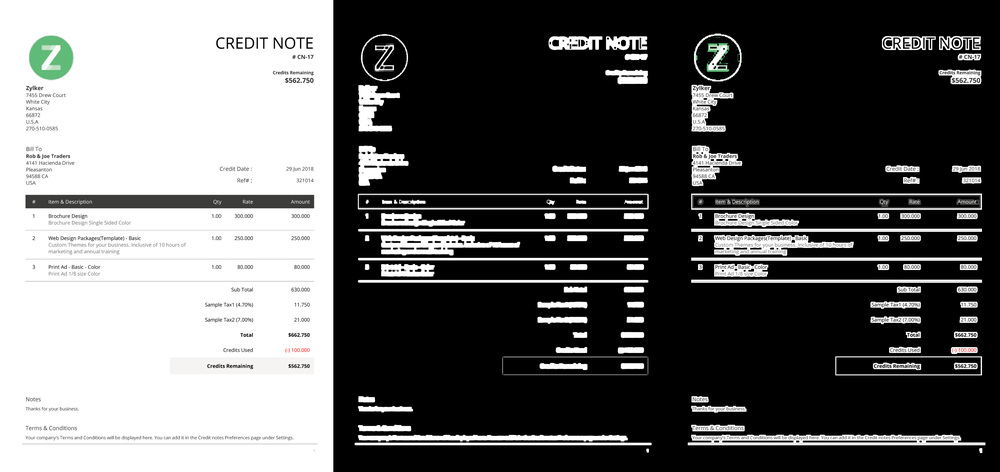
#> input picture img.png, 1000 x 472 px, shrunk from 3219 x 1519 before the run
$ python -i segTask.py   (imports and definitions only)
#> lines starting #> are read from the running program, lines starting #| are printed output that depends on the picture
#> further down, picture is the input picture: shape (472, 1000, 3); mean B, G, R 99.5, 99.8, 99.5
import numpy as np
import cv2
from collections import deque

def getMask(img, fSize = 7):
#> called with fSize = 7
	filter2D_n = -1*np.ones((fSize,fSize))
	filter2D_n[fSize//2][fSize//2] = fSize*fSize-1
	morphKernel = np.ones((3,3), np.uint8)
	morphKernel_Hor = np.array([[1,1,1]])

	MaskImg = cv2.filter2D(cv2.cvtColor(img, cv2.COLOR_BGR2GRAY), -1, filter2D_n)
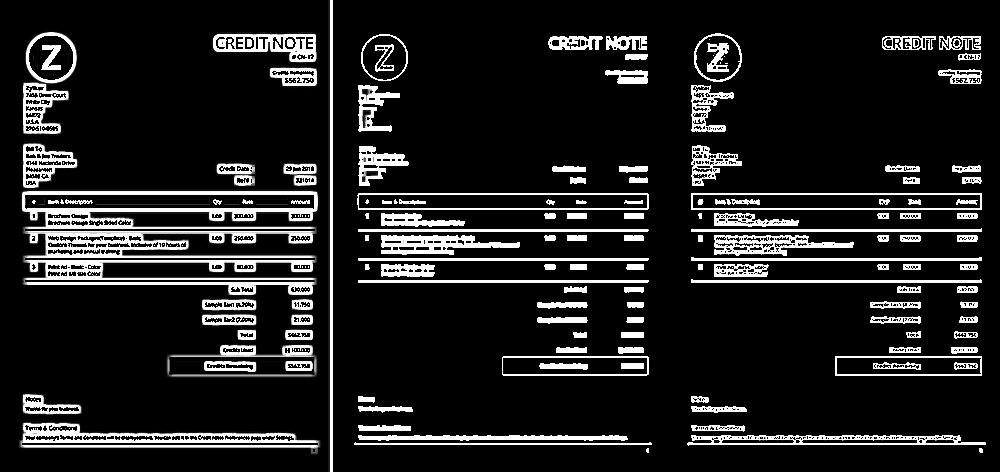
#> MaskImg: shape (472, 1000); min 0, max 255, mean 32.1
	MaskImg[MaskImg!=0] == 1
	# MaskImg = cv2.morphologyEx(MaskImg, cv2.MORPH_CLOSE, morphKernel, iterations=1)
	MaskImg = cv2.morphologyEx(MaskImg, cv2.MORPH_CLOSE, morphKernel_Hor, iterations=2)
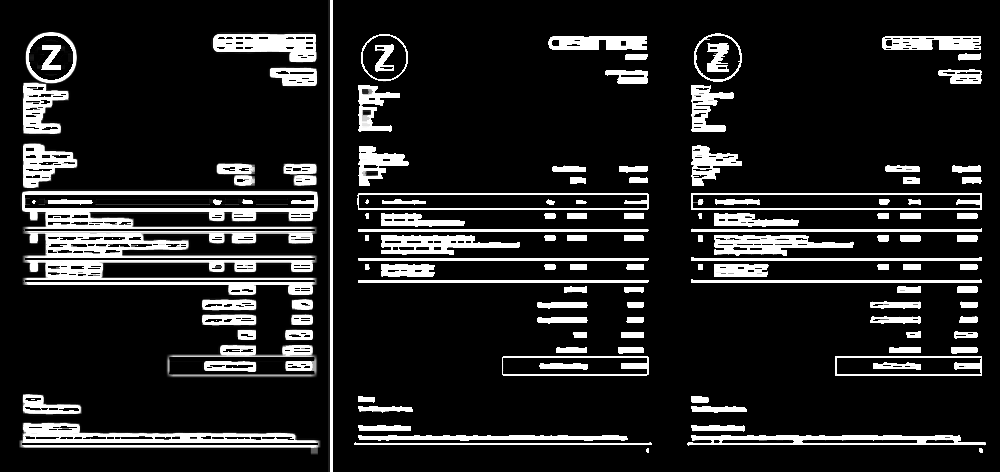
#> MaskImg: shape (472, 1000); min 0, max 255, mean 35.5
	MaskImg = cv2.dilate(MaskImg, morphKernel_Hor, iterations=3)
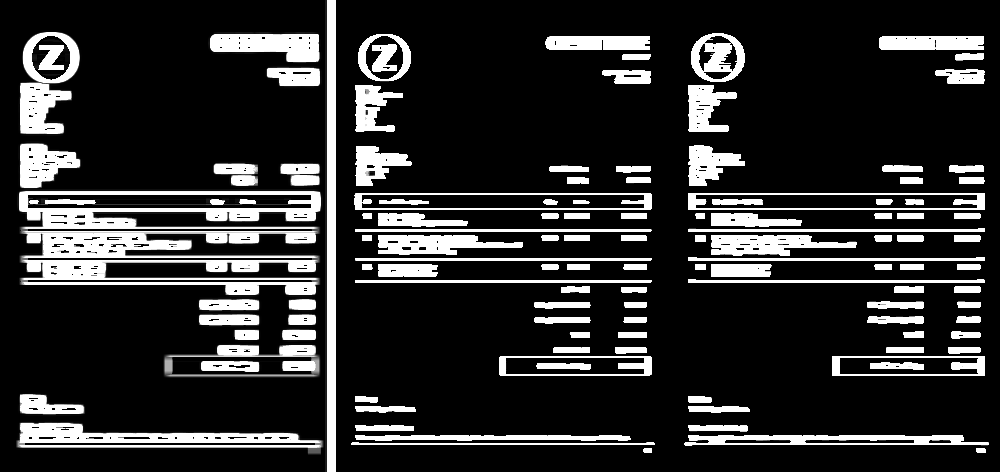
#> MaskImg: shape (472, 1000); min 0, max 255, mean 45.8
	return MaskImg

# [57 lines left out: functions getSegments, getSegmentPositions, getRectSegments, not called in this run]


>>> import cv2
>>> picture = cv2.imread('img.png')
>>> result = getMask(picture)

$ run again, on seg.png
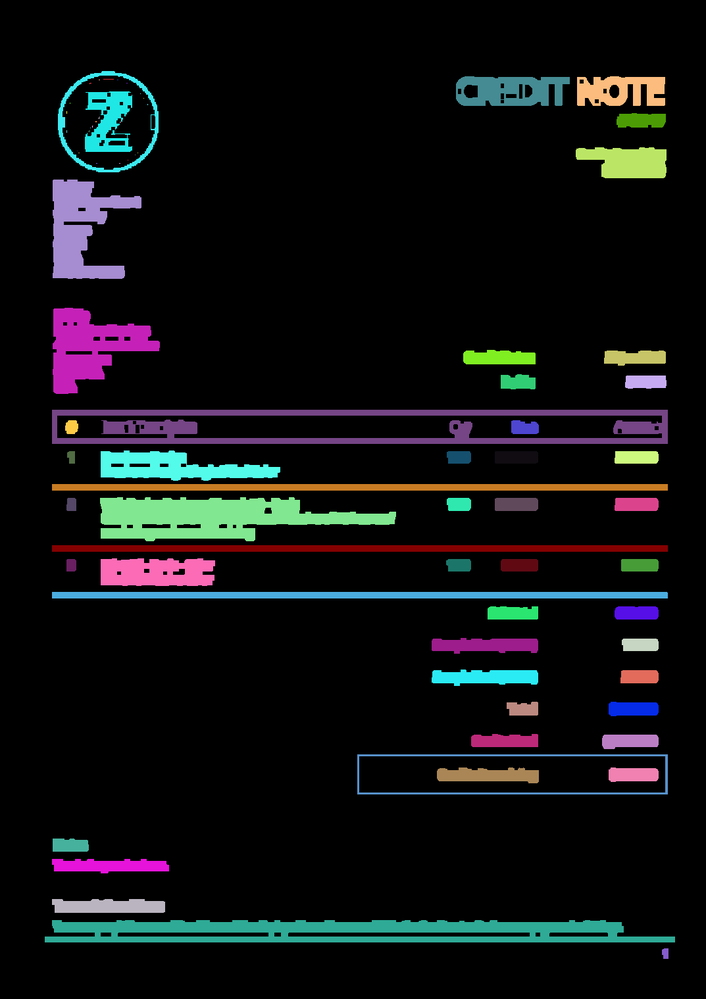
#> input picture seg.png, 706 x 999 px, shrunk from 1073 x 1519 before the run
#> picture is the input picture: shape (999, 706, 3); mean B, G, R 18.6, 17.5, 16
#> in getMask, `MaskImg = cv2.filter2D(cv2.cvtColor(img, cv2.COLOR_BGR2GRAY), -1, filt..`:
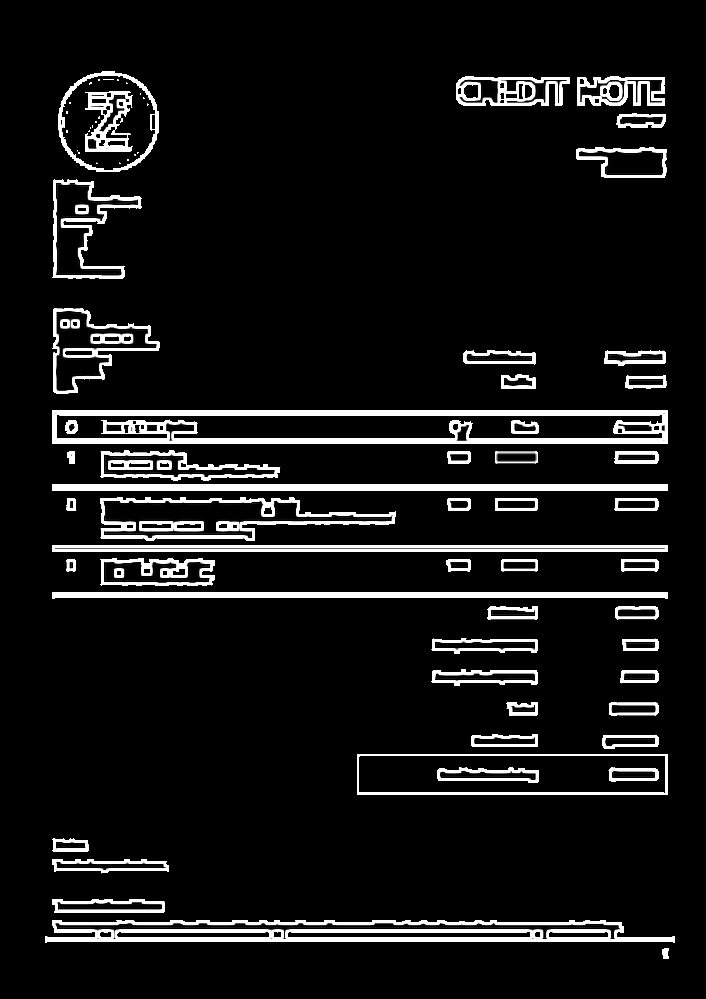
#> MaskImg: shape (999, 706); min 0, max 255, mean 21.8
#> in getMask, `MaskImg = cv2.dilate(MaskImg, morphKernel_Hor, iterations=3)`:
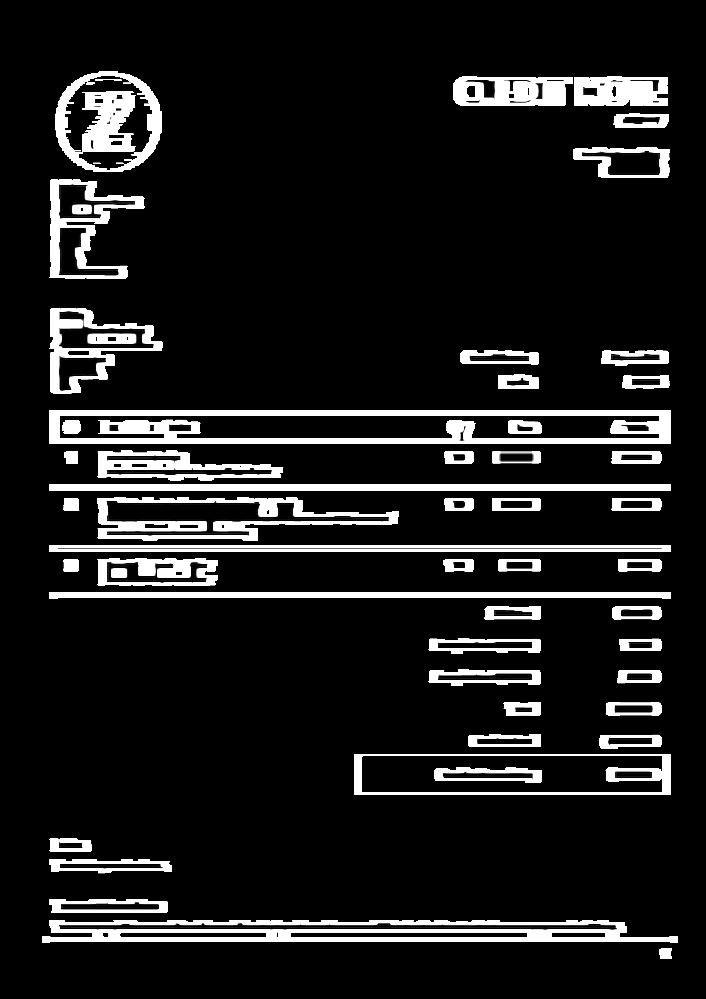
#> MaskImg: shape (999, 706); min 0, max 255, mean 28.1
